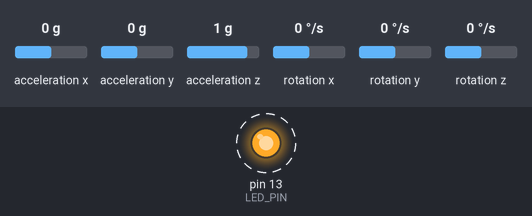
This sketch was run on a simulated Arduino Uno, built with avr-gcc and run on an emulated ATmega328P. Parts: output pins drawn as LEDs (lit = HIGH). Dashed ring = blinking. The test bench sets the inputs (shaded band); at power-on: acceleration x 0 g, acceleration y 0 g, acceleration z 1 g, rotation x 0 °/s, rotation y 0 °/s, rotation z 0 °/s. What the sketch prints to the serial monitor is not drawn.

Above: at 4.29 s.
4.3 s: acceleration x set to -1.4 g
Timing chart, 0 to 13.3 s (numbered marks = the images above; inputs shaded):
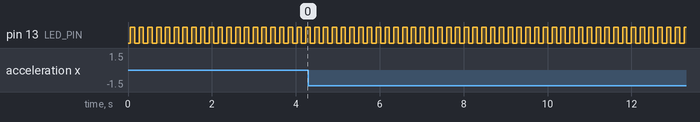

The sketch:

GyroTest.ino
```cpp
// Arduino Wire library is required if I2Cdev I2CDEV_ARDUINO_WIRE implementation
// is used in I2Cdev.h
#include "Wire.h"

// I2Cdev and MPU6050 must be installed as libraries, or else the .cpp/.h files
// for both classes must be in the include path of your project
#include "I2Cdev.h"
#include "MPU6050.h"

// class default I2C address is 0x68
// specific I2C addresses may be passed as a parameter here
// AD0 low = 0x68 (default for InvenSense evaluation board)
// AD0 high = 0x69
MPU6050 accelgyro;

int16_t ax, ay, az;
int16_t gx, gy, gz;

#define LED_PIN 13
bool blinkState = false;

void setup() {
  // join I2C bus (I2Cdev library doesn't do this automatically)
  Wire.begin();

  // initialize serial communication
  // (38400 chosen because it works as well at 8MHz as it does at 16MHz, but
  // it's really up to you depending on your project)
  Serial.begin(9600);

  // initialize device
  Serial.println("Initializing I2C devices...");
  accelgyro.initialize();

  // verify connection
  Serial.println("Testing device connections...");
  Serial.println(accelgyro.testConnection() ? "MPU6050 connection successful" : "MPU6050 connection failed");

  // configure Arduino LED for
  pinMode(LED_PIN, OUTPUT);
}

void loop() {
  // read raw accel/gyro measurements from device
  accelgyro.getMotion6(&ax, &ay, &az, &gx, &gy, &gz);

  // these methods (and a few others) are also available
  //accelgyro.getAcceleration(&ax, &ay, &az);
  //accelgyro.getRotation(&gx, &gy, &gz);

  // display tab-separated accel/gyro x/y/z values
  Serial.print("a/g:\t");
  Serial.print(ax); Serial.print(", ");
  Serial.print(ay); Serial.print(", ");
  Serial.print(az); Serial.print("\t");
  Serial.print(gx); Serial.print(", ");
  Serial.print(gy); Serial.print(", ");
  Serial.println(gz);

  // blink LED to indicate activity
  blinkState = !blinkState;
  digitalWrite(LED_PIN, blinkState);

  delay(100);
}
```

Measured:
- by itself, pin 13 (LED_PIN): alternates HIGH for 0.10 s and LOW for 0.10 s
